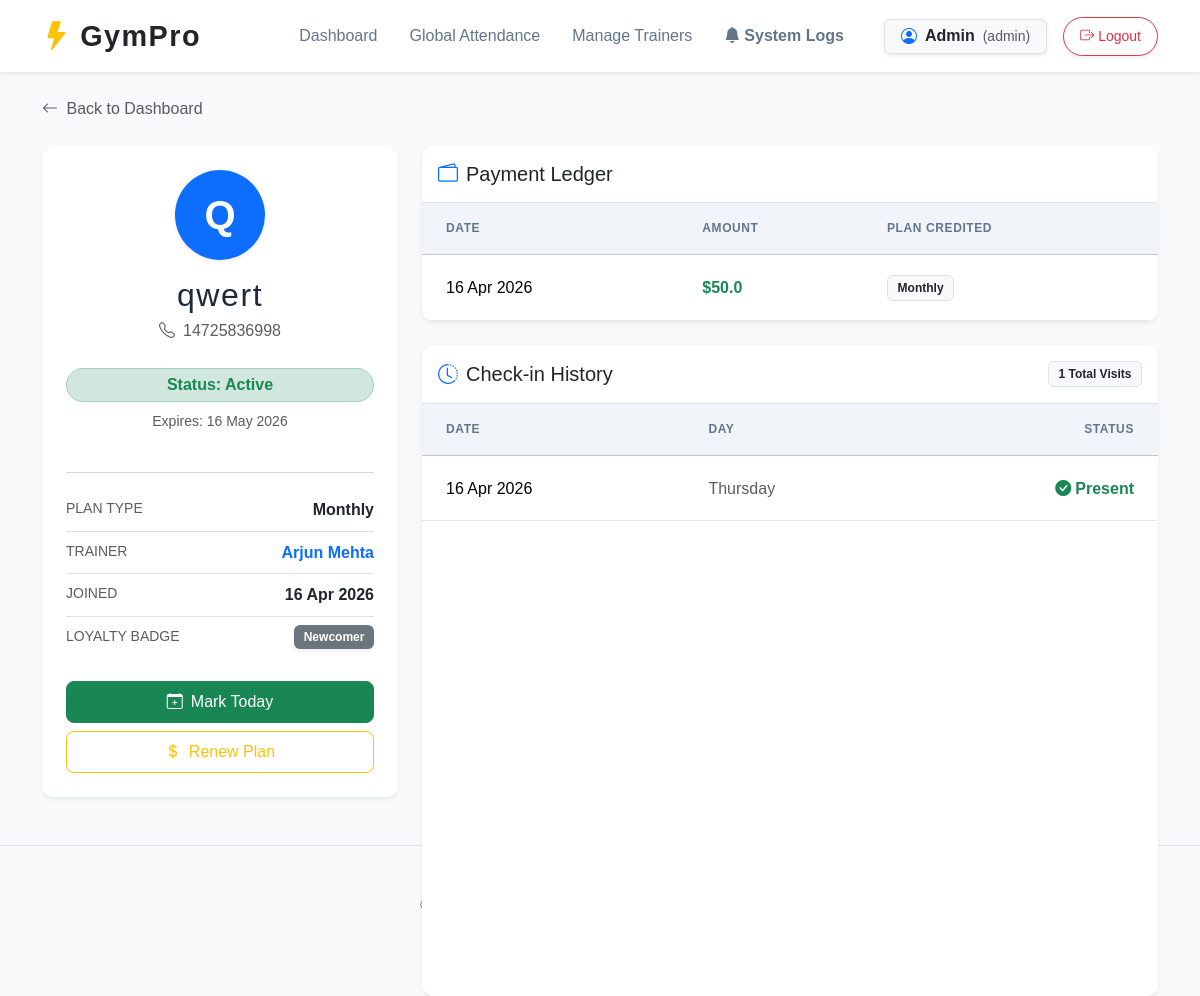
Page /member/1 (signed in) on the committed database.
### models.py (models this page shows)
class User(db.Model, UserMixin):
    __tablename__ = 'user'
    id = db.Column(db.Integer, primary_key=True)
    username = db.Column(db.String(50), unique=True, nullable=False)
    password_hash = db.Column(db.String(200), nullable=False)
    role = db.Column(db.String(20), nullable=False, default='trainer')
    trainer_id = db.Column(db.Integer, db.ForeignKey('trainer.id'), nullable=True)
    trainer = db.relationship('Trainer', backref='user_account', uselist=False)

class Member(db.Model):
    __tablename__ = 'member'
    id = db.Column(db.Integer, primary_key=True)
    name = db.Column(db.String(100), nullable=False)
    phone = db.Column(db.String(15), nullable=False)
    join_date = db.Column(db.Date, default=date.today)
    subscription_end_date = db.Column(db.Date, nullable=True)
    plan_type = db.Column(db.String(20), default='Monthly')
    trainer_id = db.Column(db.Integer, db.ForeignKey('trainer.id'), nullable=True)
    attendance_records = db.relationship('Attendance', backref='member', lazy=True)
    payments = db.relationship('Payment', backref='member', lazy=True)
    notifications = db.relationship('NotificationLog', backref='member', lazy=True)
    @property
    def is_active(self):
        if not self.subscription_end_date:
            return False
        return self.subscription_end_date >= date.today()

class Trainer(db.Model):
    __tablename__ = 'trainer'
    id = db.Column(db.Integer, primary_key=True)
    name = db.Column(db.String(100), nullable=False)
    specialty = db.Column(db.String(100), nullable=False)
    members = db.relationship('Member', backref='trainer', lazy=True)

class Payment(db.Model):
    __tablename__ = 'payment'
    id = db.Column(db.Integer, primary_key=True)
    member_id = db.Column(db.Integer, db.ForeignKey('member.id'), nullable=False)
    amount = db.Column(db.Float, nullable=False)
    payment_date = db.Column(db.Date, default=date.today, nullable=False)
    plan_credited = db.Column(db.String(20), nullable=False)

class Attendance(db.Model):
    __tablename__ = 'attendance'
    id = db.Column(db.Integer, primary_key=True)
    member_id = db.Column(db.Integer, db.ForeignKey('member.id'), nullable=False)
    date = db.Column(db.Date, nullable=False, default=date.today)

### app.py (the view)
@app.route('/member/<int:member_id>')
@login_required
def member_detail(member_id):
    member = Member.query.get_or_404(member_id)
    records = Attendance.query.filter_by(member_id=member_id).order_by(Attendance.date.desc()).all()
    payments = Payment.query.filter_by(member_id=member_id).order_by(Payment.payment_date.desc()).all()
    count = len(records)
    badge = ('Champion', 'danger') if count >= 20 else ('Regular', 'success') if count >= 10 else ('Active', 'primary') if count >= 5 else ('Newcomer', 'secondary')
    return render_template('member_detail.html', member=member, records=records, payments=payments, badge=badge, total_days=count)

### app.py (called while the page is built)
@login_manager.user_loader
def load_user(user_id):
    return User.query.get(int(user_id))

### templates/member_detail.html (shortened to what this page needs)
{% extends "base.html" %}
{% block content %}
<a href="{{ url_for('index') }}" class="text-decoration-none text-muted mb-4 d-inline-block">
  <i class="bi bi-arrow-left me-1"></i> Back to Dashboard
</a>
<div class="row g-4">
  <div class="col-lg-4">
    <div class="card border-0 shadow-sm p-4 text-center h-100">
      <div class="bg-primary text-white rounded-circle mx-auto d-flex align-items-center justify-content-center mb-3 shadow-sm" style="width: 90px; height: 90px; font-size: 2.5rem; font-weight: bold;">
        {{ member.name[0].upper() }}
      </div>
      <h2 class="mb-1">{{ member.name }}</h2>
      <p class="text-muted mb-4"><i class="bi bi-telephone me-2"></i>{{ member.phone }}</p>
      <div>
        {% if member.is_active %}
          <span class="badge bg-success-subtle text-success border border-success-subtle px-4 py-2 fs-6 w-100 rounded-pill">Status: Active</span>
          <p class="text-muted small mt-2">Expires: {{ member.subscription_end_date.strftime('%d %b %Y') }}</p>
        {% else %}
          <span class="badge bg-danger-subtle text-danger border border-danger-subtle px-4 py-2 fs-6 w-100 rounded-pill">Status: Expired</span>
        {% endif %}
      </div>
      <hr class="my-4 text-muted opacity-25">
      <div class="text-start">
        <div class="d-flex justify-content-between border-bottom pb-2 mb-2">
          <span class="text-muted small text-uppercase">Plan Type</span>
          <span class="fw-bold">{{ member.plan_type }}</span>
        </div>
        <div class="d-flex justify-content-between border-bottom pb-2 mb-2">
          <span class="text-muted small text-uppercase">Trainer</span>
          <span class="fw-bold text-primary">{{ member.trainer.name if member.trainer else 'None' }}</span>
        </div>
        <div class="d-flex justify-content-between border-bottom pb-2 mb-2">
          <span class="text-muted small text-uppercase">Joined</span>
          <span class="fw-bold">{{ member.join_date.strftime('%d %b %Y') }}</span>
        </div>
        <div class="d-flex justify-content-between">
          <span class="text-muted small text-uppercase">Loyalty Badge</span>
          <span class="badge bg-{{ badge[1] }} shadow-sm">{{ badge[0] }}</span>
        </div>
      </div>
      <div class="d-grid gap-2 mt-4 pt-2">
        <a href="{{ url_for('mark_attendance', member_id=member.id) }}" class="btn btn-success py-2"><i class="bi bi-calendar-plus me-2"></i>Mark Today</a>
        <a href="{{ url_for('record_payment', member_id=member.id) }}" class="btn btn-outline-warning py-2" onclick="return confirm('Record renewal?');"><i class="bi bi-currency-dollar me-2"></i>Renew Plan</a>
      </div>
    </div>
  </div>
  <div class="col-lg-8">
    <div class="card border-0 shadow-sm mb-4">
      <div class="card-header bg-white py-3 border-bottom">
        <h5 class="mb-0"><i class="bi bi-wallet2 me-2 text-primary"></i>Payment Ledger</h5>
      </div>
      <div class="card-body p-0">
        {% if payments %}
        <div class="table-responsive">
          <table class="table table-hover align-middle mb-0">
            <thead class="table-light">
              <tr>
                <th class="ps-4">Date</th>
                <th>Amount</th>
                <th>Plan Credited</th>
              </tr>
            </thead>
            <tbody>
              {% for payment in payments %}
              <tr>
                <td class="ps-4 fw-medium">{{ payment.payment_date.strftime('%d %b %Y') }}</td>
                <td class="text-success fw-bold">${{ payment.amount }}</td>
                <td><span class="badge bg-light text-dark border">{{ payment.plan_credited }}</span></td>
              </tr>
              {% endfor %}
            </tbody>
          </table>
        </div>
        {% else %}
        <div class="text-center py-4">
          <p class="text-muted mb-0">No payment records found.</p>
        </div>
        {% endif %}
      </div>
    </div>
    <div class="card border-0 shadow-sm h-100">
      <div class="card-header bg-white py-3 border-bottom d-flex justify-content-between align-items-center">
        <h5 class="mb-0"><i class="bi bi-clock-history me-2 text-primary"></i>Check-in History</h5>
        <span class="badge bg-light text-dark border">{{ total_days }} Total Visits</span>
      </div>
      <div class="card-body p-0">
        {% if records %}
        <div class="table-responsive">
          <table class="table table-hover align-middle mb-0">
            <thead class="table-light">
              <tr>
                <th class="ps-4 py-3">Date</th>
                <th>Day</th>
                <th class="pe-4 text-end">Status</th>
              </tr>
            </thead>
            <tbody>
              {% for record in records %}
              <tr>
                <td class="ps-4 fw-medium">{{ record.date.strftime('%d %b %Y') }}</td>
                <td class="text-muted">{{ record.date.strftime('%A') }}</td>
                <td class="pe-4 text-end text-success fw-bold"><i class="bi bi-check-circle-fill me-1"></i>Present</td>
              </tr>
              {% endfor %}
            </tbody>
          </table>
        </div>
        {% else %}
        <div class="text-center py-5">
          <i class="bi bi-inbox text-muted opacity-25 display-1"></i>
          <p class="text-muted mt-3">No attendance logs found for this member.</p>
        </div>
        {% endif %}
      </div>
    </div>
  </div>
</div>
{% endblock %}

### templates/base.html (shortened to what this page needs)
<!DOCTYPE html>
<html lang="en">
<head>
  <link href="https://cdn.jsdelivr.net/npm/bootstrap@5.3.2/dist/css/bootstrap.min.css" rel="stylesheet" />
  <link href="https://cdn.jsdelivr.net/npm/bootstrap-icons@1.11.3/font/bootstrap-icons.min.css" rel="stylesheet" />
  <link rel="stylesheet" href="{{ url_for('static', filename='style.css') }}" />
</head>
<body class="bg-light">
<nav class="navbar navbar-expand-lg mb-4 bg-white shadow-sm">
  <div class="container">
    <a class="navbar-brand d-flex align-items-center gap-2 fw-bold text-dark" href="{{ url_for('index') }}">
      <i class="bi bi-lightning-fill text-warning"></i> GymPro
    </a>
    <div class="collapse navbar-collapse" id="navMenu">
      <ul class="navbar-nav ms-auto align-items-center gap-3">
        {% if current_user.is_authenticated %}
          <li class="nav-item"><a class="nav-link text-dark fw-medium" href="{{ url_for('index') }}">Dashboard</a></li>
          {% if current_user.role == 'admin' %}
            <li class="nav-item"><a class="nav-link text-dark fw-medium" href="{{ url_for('attendance') }}">Global Attendance</a></li>
            <li class="nav-item"><a class="nav-link text-dark fw-medium" href="{{ url_for('trainers') }}">Manage Trainers</a></li>
            <li class="nav-item">
              <a class="nav-link text-warning fw-bold d-flex align-items-center gap-1" href="{{ url_for('notifications') }}">
                <i class="bi bi-bell-fill"></i> System Logs
              </a>
            </li>
          {% endif %}
          <li class="nav-item ms-lg-3">
            <span class="badge bg-light text-dark border px-3 py-2 fs-6 shadow-sm d-flex align-items-center gap-2">
              <i class="bi bi-person-circle text-primary"></i>
              {{ current_user.username | capitalize }}
              <span class="text-muted small fw-normal">({{ current_user.role }})</span>
            </span>
          </li>
          <li class="nav-item">
            <a class="btn btn-outline-danger btn-sm rounded-pill px-3 shadow-sm" href="{{ url_for('logout') }}">
              <i class="bi bi-box-arrow-right me-1"></i>Logout
            </a>
          </li>
        {% endif %}
      </ul>
    </div>
  </div>
</nav>
<main class="container">
  {% block content %}{% endblock %}
</main>
<footer class="text-center py-5 mt-5 border-top">
  <p class="text-muted small mb-0">&copy; {{ today.year if today else '2026' }} GymPro Management System. All rights reserved.</p>
</footer>
</body>
</html>

### static/style.css (style rules this page uses)
:root { --bg-body: #f8fafc; --bg-card: #ffffff; --text-main: #1e293b; --text-muted: #64748b; --primary: #3b82f6; --accent: #f59e0b; --success: #10b981; --danger: #ef4444; --border: #e2e8f0; --radius: 12px; --shadow: 0 1px 3px 0 rgba(0, 0, 0, 0.1), 0 1px 2px -1px rgba(0, 0, 0, 0.1); }
body { font-family: 'DM Sans', sans-serif; background-color: var(--bg-body); color: var(--text-main); line-height: 1.6; }
h1, h2, h3, .navbar-brand { font-family: 'Bebas Neue', sans-serif; letter-spacing: 0.05em; color: var(--text-main); }
.navbar-brand { font-size: 1.8rem; }
.nav-link { color: var(--text-muted) !important; font-weight: 500; transition: 0.2s; }
.card { border: 1px solid var(--border); border-radius: var(--radius); box-shadow: var(--shadow); overflow: hidden; }
.table { margin-bottom: 0; }
.table thead th { background: #f1f5f9; text-transform: uppercase; font-size: 0.75rem; letter-spacing: 0.05em; color: var(--text-muted); border-top: none; padding: 1rem; }
.table td { padding: 1.2rem 1rem; vertical-align: middle; border-color: var(--border); }
.btn { border-radius: 8px; font-weight: 500; padding: 0.5rem 1.2rem; transition: 0.3s; }
.badge { padding: 0.5em 0.8em; border-radius: 6px; font-weight: 600; }

### rows in the picture
User: username "Admin", role "admin"
Member: name "Q", name "qwert", phone "14725836998", subscription_end_date "16 May 2026", plan_type "Monthly", join_date "16 Apr 2026"
Trainer: trainer "Arjun Mehta"
Payment: payment_date "16 Apr 2026", amount "50.0", plan_credited "Monthly"
Attendance: date "16 Apr 2026", date "Thursday"

### other values in the picture
{{ badge[0] }} "Newcomer"
{{ total_days }} "1"
